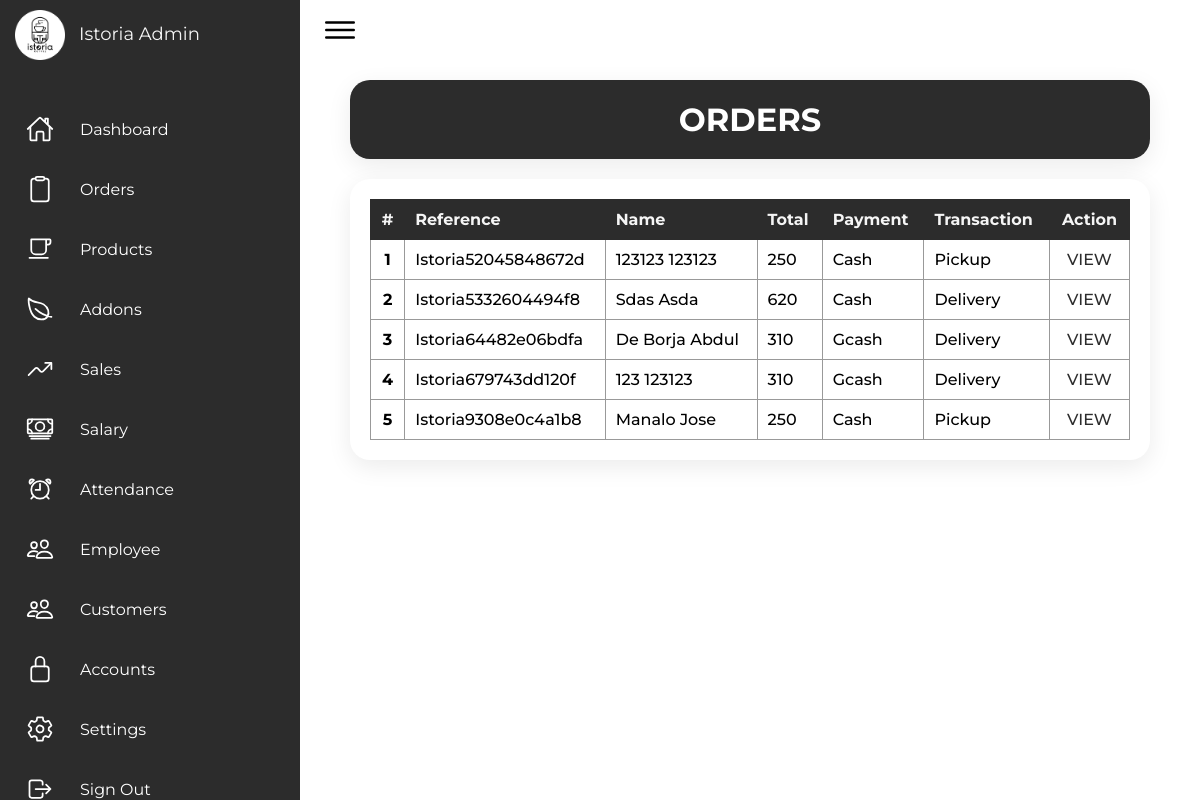
The page /Admin/admin_orders.php (signed in) on the database its author committed.
### tables this page shows
CREATE TABLE `orders` (
  `id` int(255) NOT NULL,
  `user_id` int(255) NOT NULL,
  `name` varchar(255) NOT NULL,
  `product` varchar(255) NOT NULL,
  `size` varchar(255) NOT NULL,
  `type` varchar(255) NOT NULL,
  `addons` varchar(255) NOT NULL,
  `info` varchar(255) NOT NULL,
  `contact` varchar(255) NOT NULL,
  `note` varchar(255) NOT NULL,
  `payment` varchar(255) NOT NULL,
  `total` int(255) NOT NULL,
  `date` varchar(255) NOT NULL,
  `status` varchar(255) NOT NULL DEFAULT 'pending',
  `transaction` varchar(255) NOT NULL,
  `reference` varchar(255) NOT NULL
);

### Admin/admin_orders.php (the view, shortened to what this page needs)
<?php
  include '../connection.php';
?>
<!DOCTYPE html>
<html lang="en">
  <head>
    <link rel="stylesheet" href="../Src/Styles/style_admin.css" />
  </head>
  <body>
    <div class="container">
    <?php include 'sidenav.php' ?>
      <div class="main">
        <div class="topbar">
          <div class="toggle">
            <ion-icon name="menu-outline"></ion-icon>
          </div>
        </div>
        <div class="container-box title-box">
          <h1 class="orders-title">ORDERS</h1>
        </div>
        <div class="container-box">
          <table class="order-table">
            <thead>
              <tr>
                <th>#</th>
                <th>Reference</th>
                <th>Name</th>
                <th>Total</th>
                <th>Payment</th>
                <th>Transaction</th>
                <th>Action</th>
              </tr>
            </thead>
            <tbody>
            <?php
                $count = 0;
                $select_orders = mysqli_query($conn, "SELECT * FROM `orders`") or die ('query failed');
                if(mysqli_num_rows($select_orders)>0){
                    while($fetch_orders = mysqli_fetch_assoc($select_orders)){
                    $count++;
                ?>
                <tr>
                  <td><?php echo $count ?></td>
                  <td><?php echo $fetch_orders['reference'] ?></td>
                  <td><?php echo $fetch_orders['name'] ?></td>
                  <td><?php echo $fetch_orders['total'] ?></td>
                  <td><?php echo $fetch_orders['payment'] ?></td>
                  <td><?php echo $fetch_orders['transaction'] ?></td>
                  <td><a href="admin_order_viewpage.php?ref=<?php echo $fetch_orders['reference'] ?>">VIEW</a></td>
                </tr>
            <?php
                }
              }
                ?>
            </tbody>
          </table>
        </div>
      </div>
    </div>
  </body>
</html>

### Src/Styles/style_admin.css (style rules this page uses)
* { font-family: "Montserrat", sans-serif; margin: 0; padding: 0; box-sizing: border-box; }
:root { --gray: #2c2c2c; --white: #fff; --white2: #f5f5f5; --black1: #222; --black2: #999; }
.main { position: absolute; width: calc(100% - 300px); left: 300px; min-height: 100vh; transition: 0.5s; }
.topbar { width: 100%; height: 60px; display: flex; justify-content: space-between; align-items: center; padding: 0 10px; }
.toggle { position: relative; width: 60px; height: 60px; display: flex; justify-content: center; align-items: center; font-size: 2.5rem; cursor: pointer; }
.container-box { margin: 20px 50px; grid-gap: 30px; position: relative; display: grid; background: var(--white); padding: 20px; box-shadow: 0 7px 25px rgba(0, 0, 0, 0.08); border-radius: 20px; }
.title-box { background-color: var(--gray); color: var(--white); text-align: center; }
.order-table { border-collapse: collapse; text-transform: capitalize; }
.order-table tr td:first-child, .order-table tr th:first-child { text-align: center; font-weight: 700; }
.order-table tr td:last-child, .order-table tr th:last-child { text-align: center; }
.order-table th { background-color: var(--gray); color: var(--white2); padding: 10px; text-align: start; border: 1px solid var(--gray); }
.order-table td { padding: 10px; border: 1px solid var(--black2); font-weight: 500; }
.order-table td a { text-decoration: none; color: var(--gray); }

### rows shown on the page
orders: reference "Istoria52045848672d", name "123123 123123", total "250", payment "Cash", transaction "Pickup"
orders: reference "Istoria5332604494f8", name "Sdas Asda", total "620", payment "Cash", transaction "Delivery"
orders: reference "Istoria64482e06bdfa", name "De Borja Abdul", total "310", payment "Gcash", transaction "Delivery"
orders: reference "Istoria679743dd120f", name "123 123123", total "310", payment "Gcash", transaction "Delivery"
orders: reference "Istoria9308e0c4a1b8", name "Manalo Jose", total "250", payment "Cash", transaction "Pickup"
